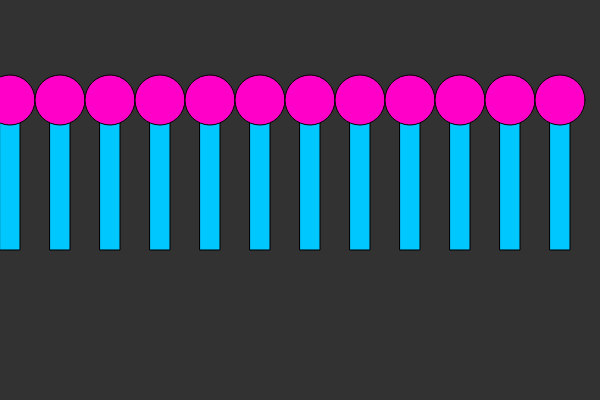
Frame 1 (no input)
Frame 60 (no input): identical to frame 1, image omitted
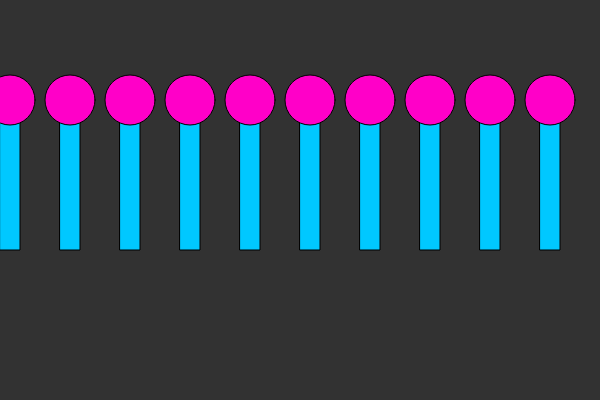
Frame 120 (the mouse pressed at the canvas centre since frame 60)

The p5.js sketch that drew these frames (run headless with seeded random() and noise() and a simulated clock; from frame 60 on, the mouse is pressed at the canvas centre):

// p5.js sketch
// ── sketch.js
// Function Parameters and Arguments
// Code! Programming with p5.js
// The Coding Train / Daniel Shiffman
// https://thecodingtrain.com/beginners/p5js/5.2-parameters-arguments.html
// https://youtu.be/zkc417YapfE
// https://editor.p5js.org/codingtrain/sketches/eGD-xzsw

function setup() {
  createCanvas(600, 400);
}

let xstep = 50;

function draw() {
  background(50);
  for (x = 0; x < width; x += xstep) {
      lollipop(x+10, 100, 50);
  }
  // lollipop(300, 200, 150);
}

function lollipop(x, y, diameter) {
  fill(0, 200, 255);
  rect(x - 10, y, 20, 150);

  fill(255, 0, 200);
  ellipse(x, y, diameter, diameter);
}

function mousePressed () { 
  xstep += 10;
  if (xstep > width / 4) {
    xstep = 50;
  }
}
